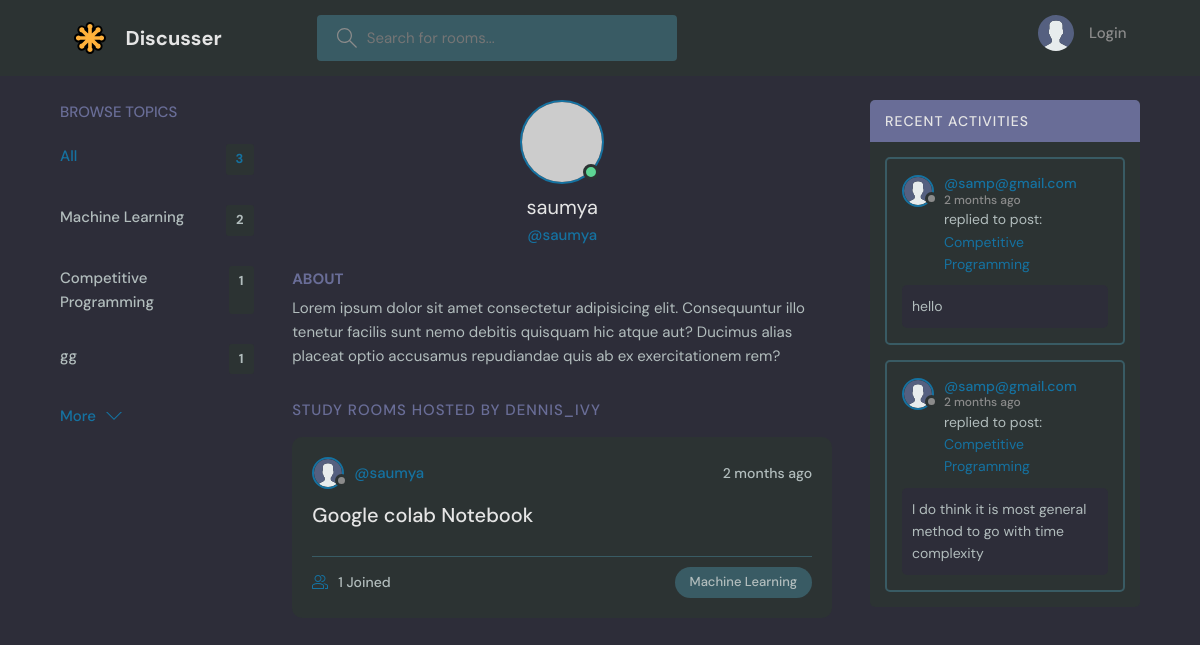
The app's page /profile/2/ with its own data.
### base/models.py (models this page shows, shortened)
class Topic(models.Model):
    name=models.CharField(max_length = 200)

class User(AbstractUser):
    name = models.CharField(max_length = 200, null=True)
    email = models.EmailField(unique = True,null=True)
    bio = models.TextField(null=True)
    avatar = models.ImageField(null=True ,default="avatar.svg")
    USERNAME_FIELD = 'email'
    REQUIRED_FIELDS = ['username']

class Room(models.Model):
    host=models.ForeignKey(User, on_delete=models.SET_NULL,null=True)
    topic =models.ForeignKey(Topic, on_delete=models.SET_NULL,null=True)
    name = models.CharField(max_length = 200)
    description = models.TextField(null=True, blank=True)
    participants = models.ManyToManyField(User, related_name='participants',blank=True)
    updated = models.DateTimeField(auto_now = True)
    created = models.DateTimeField(auto_now_add = True)
    class Meta:
        ordering = ['-updated','-created']
    def __str__(self):
        return self.name

class Message(models.Model):
    user=models.ForeignKey(User, on_delete=models.CASCADE)
    room = models.ForeignKey(Room, on_delete=models.CASCADE)
    body = models.TextField()
    updated = models.DateTimeField(auto_now = True)
    created = models.DateTimeField(auto_now_add = True)
    class Meta:
        ordering = ['-updated','-created']

### base/views.py (the view)
# urls.py: path('profile/<str:pk>/',views.userProfile,name="user-profile"),
def userProfile(request,pk):
    user = User.objects.get(id=pk)
    rooms = user.room_set.all()
    room_messages = user.message_set.all()
    topics = Topic.objects.all()
    context = {'user':user,'rooms':rooms,'room_messages':room_messages,'topics':topics}
    return render(request,'base/profile.html',context)

### base/templates/base/profile.html (shortened to what this page needs)
{% extends 'main.html' %}
{% block content%}
  <main class="profile-page layout layout--3">
    <div class="container">
    {% include 'base/topics_component.html' %}
      <div class="roomList">
        <div class="profile">
          <div class="profile__avatar">
            <div class="avatar avatar--large active">
              <img src="https://randomuser.me/api/portraits/men/11.jpg" />
            </div>
          </div>
          <div class="profile__info">
            <h3>{{user.username}}</h3>
            <p>@{{user.username}}</p>
          </div>
          <div class="profile__about">
            <h3>About</h3>
            <p>
              Lorem ipsum dolor sit amet consectetur adipisicing elit. Consequuntur illo tenetur
              facilis sunt nemo debitis quisquam hic atque aut? Ducimus alias placeat optio
              accusamus repudiandae quis ab ex exercitationem rem?
            </p>
          </div>
        </div>
        <div class="roomList__header">
          <div>
            <h2>Study Rooms Hosted by dennis_ivy</a>
            </h2>
          </div>
        </div>
        {% include 'base/feed_component.html' %}
      </div>
         {% include 'base/activity_component.html' %}
    </div>
  </main>
{% endblock content %}

### templates/main.html (shortened to what this page needs)
{% load static %}
<!DOCTYPE html>
<html lang="en">
  <head>
    <link rel="stylesheet" href="/static/styles/main.css" />
  </head>
  <body>
    {% include 'navbar.html'%}
    {% block content %}{%endblock content%}
  </body>
</html>

### templates/navbar.html (shortened to what this page needs)
{% load static %}
<header class="header header--loggedIn">
  <div class="container">
    <a href="/" class="header__logo">
      <img src="/static/images/logo.svg" />
      <h1>Discusser</h1>
    </a>
    <form class="header__search" method="GET" action="/">
      <label>
        <input name="q" placeholder="Search for rooms..." />
      </label>
    </form>
    <nav class="header__menu">
      {% if request.user.is_authenticated %}
      <div class="header__user">
        <a href="/update-user">
          <div class="avatar avatar--medium active">
            <img src="{{request.user.avatar.url}}" />
          </div>
          <p>
            {{request.user.username}} <span>@{{request.user.username}}</span>
          </p>
        </a>
        <button class="dropdown-button">
          <svg
            version="1.1"
            xmlns="http://www.w3.org/2000/svg"
            width="32"
            height="32"
            viewBox="0 0 32 32"
          >
            <title>chevron-down</title>
            <path d="M16 21l-13-13h-3l16 16 16-16h-3l-13 13z"></path>
          </svg>
        </button>
      </div>
      {% else %}
      <a href="/login">
        <img src="static/images/avatar.svg" />
        <p>Login</p>
      </a>
      {% endif %}
    </nav>
  </div>
</header>

### base/templates/base/topics_component.html
<div class="topics">
  <div class="topics__header">
    <h2>Browse Topics</h2>
  </div>
  <ul class="topics__list">
    <li>
      <a href="/" class="active">All <span>{{topics.count}}</span></a>
    </li>
    {% for topic in topics %}
    <li>
      <a href="/?q={{topic.name}}"
        >{{topic.name}} <span>{{topic.room_set.all.count}}</span></a
      >
    </li>
    {% endfor %}
  </ul>
  <a class="btn btn--link" href="/topics">
    More
    <svg
      version="1.1"
      xmlns="http://www.w3.org/2000/svg"
      width="32"
      height="32"
      viewBox="0 0 32 32"
    >
      <title>chevron-down</title>
      <path d="M16 21l-13-13h-3l16 16 16-16h-3l-13 13z"></path>
    </svg>
  </a>
</div>

### base/templates/base/feed_component.html (shortened to what this page needs)
{% for room in rooms %}
<div class="roomListRoom">
  <div class="roomListRoom__header">
    <a href="/profile/{{room.host.id}}" class="roomListRoom__author">
      <div class="avatar avatar--small">
        <img src="{{room.host.avatar.url}}" />
      </div>
      <span>@{{room.host.username}}</span>
    </a>
    <div class="roomListRoom__actions">
      <span>{{room.created|timesince}} ago</span>
    </div>
  </div>
  <div class="roomListRoom__content">
    <a href="/room/{{room.id}}">{{room.name}}</a>
  </div>
  <div class="roomListRoom__meta">
    <a href="/room/{{room.id}}" class="roomListRoom__joined">
      {{room.participants.all.count}} Joined
    </a>
    <p class="roomListRoom__topic">{{room.topic.name}}</p>
  </div>
</div>
{%endfor%}

### base/templates/base/activity_component.html (shortened to what this page needs)
<div class="activities">
  <div class="activities__header">
    <h2>Recent Activities</h2>
  </div>
  {% for message in room_messages %}
  <div class="activities__box">
    <div class="activities__boxHeader roomListRoom__header">
      <a href="/profile/{{message.user.id}}" class="roomListRoom__author">
        <div class="avatar avatar--small">
          <img src="{{message.user.avatar.url}}" />
        </div>
        <p>
          @{{message.user}}
          <span>{{message.created|timesince}} ago</span>
        </p>
      </a>
    </div>
    <div class="activities__boxContent">
      <p>
        replied to post:<a href="/room/{{message.room.id}}">{{message.room}}</a>
      </p>
      <div class="activities__boxRoomContent">{{message.body}}</div>
    </div>
  </div>
  {% endfor %}
</div>

### records on screen
Topic: name "Machine Learning", room_set.all.count "2"
Topic: name "Competitive Programming", room_set.all.count "1"
Topic: name "gg", room_set.all.count "1"
User: username "saumya"
Room: host.avatar (placeholder picture), host.username "saumya", created "2 months", name "Google colab Notebook", participants.all.count "1", topic.name "Machine Learning"
Message: user.avatar (placeholder picture), user "samp@gmail.com", created "2 months", room "Competitive Programming", body "hello"
Message: user.avatar (placeholder picture), user "samp@gmail.com", created "2 months", room "Competitive Programming", body "I do think it is most general method to go with time complexity"

### other values on screen
{{ topics.count }} "3"
